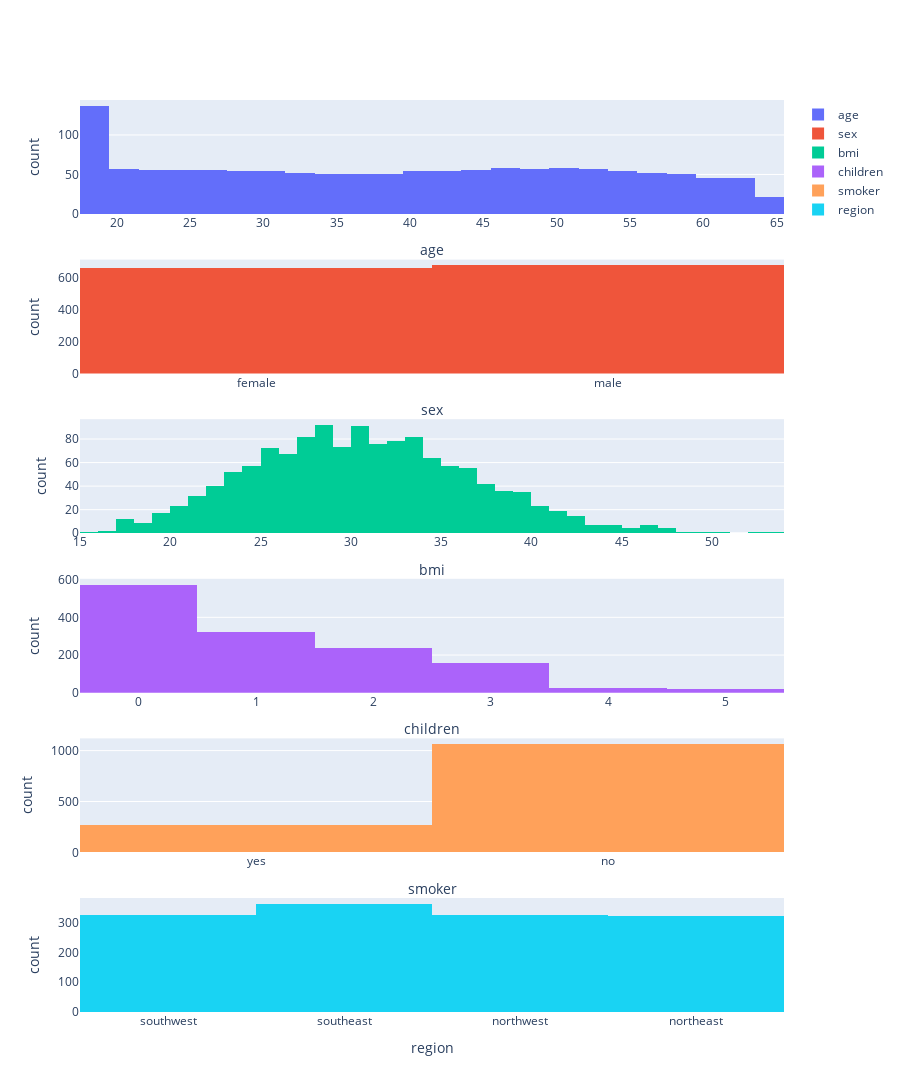

Notebook code cell kept with this figure:
### Code cell
plot_histograms(X)

### Figure 1 — Plotly figure (JSON) as saved in the notebook; plotly's stock layout.template omitted (floating-point values rounded to 4 significant figures; data arrays with more than 128 entries replaced by an {"elided": "..."} marker saying what was removed)
{"data": [{"name": "age", "type": "histogram", "x": {"elided": "1338 int values"}, "xaxis": "x", "yaxis": "y"}, {"name": "sex", "type": "histogram", "x": {"elided": "1338 str values"}, "xaxis": "x2", "yaxis": "y2"}, {"name": "bmi", "type": "histogram", "x": {"elided": "1338 float values"}, "xaxis": "x3", "yaxis": "y3"}, {"name": "children", "type": "histogram", "x": {"elided": "1338 int values"}, "xaxis": "x4", "yaxis": "y4"}, {"name": "smoker", "type": "histogram", "x": {"elided": "1338 str values"}, "xaxis": "x5", "yaxis": "y5"}, {"name": "region", "type": "histogram", "x": {"elided": "1338 str values"}, "xaxis": "x6", "yaxis": "y6"}], "layout": {"height": 1200, "xaxis": {"anchor": "y", "domain": [0, 1], "title": {"text": "age"}}, "xaxis2": {"anchor": "y2", "domain": [0, 1], "title": {"text": "sex"}}, "xaxis3": {"anchor": "y3", "domain": [0, 1], "title": {"text": "bmi"}}, "xaxis4": {"anchor": "y4", "domain": [0, 1], "title": {"text": "children"}}, "xaxis5": {"anchor": "y5", "domain": [0, 1], "title": {"text": "smoker"}}, "xaxis6": {"anchor": "y6", "domain": [0, 1], "title": {"text": "region"}}, "yaxis": {"anchor": "x", "domain": [0.875, 1], "title": {"text": "count"}}, "yaxis2": {"anchor": "x2", "domain": [0.7, 0.825], "title": {"text": "count"}}, "yaxis3": {"anchor": "x3", "domain": [0.525, 0.65], "title": {"text": "count"}}, "yaxis4": {"anchor": "x4", "domain": [0.35, 0.475], "title": {"text": "count"}}, "yaxis5": {"anchor": "x5", "domain": [0.175, 0.3], "title": {"text": "count"}}, "yaxis6": {"anchor": "x6", "domain": [0, 0.125], "title": {"text": "count"}}}}
